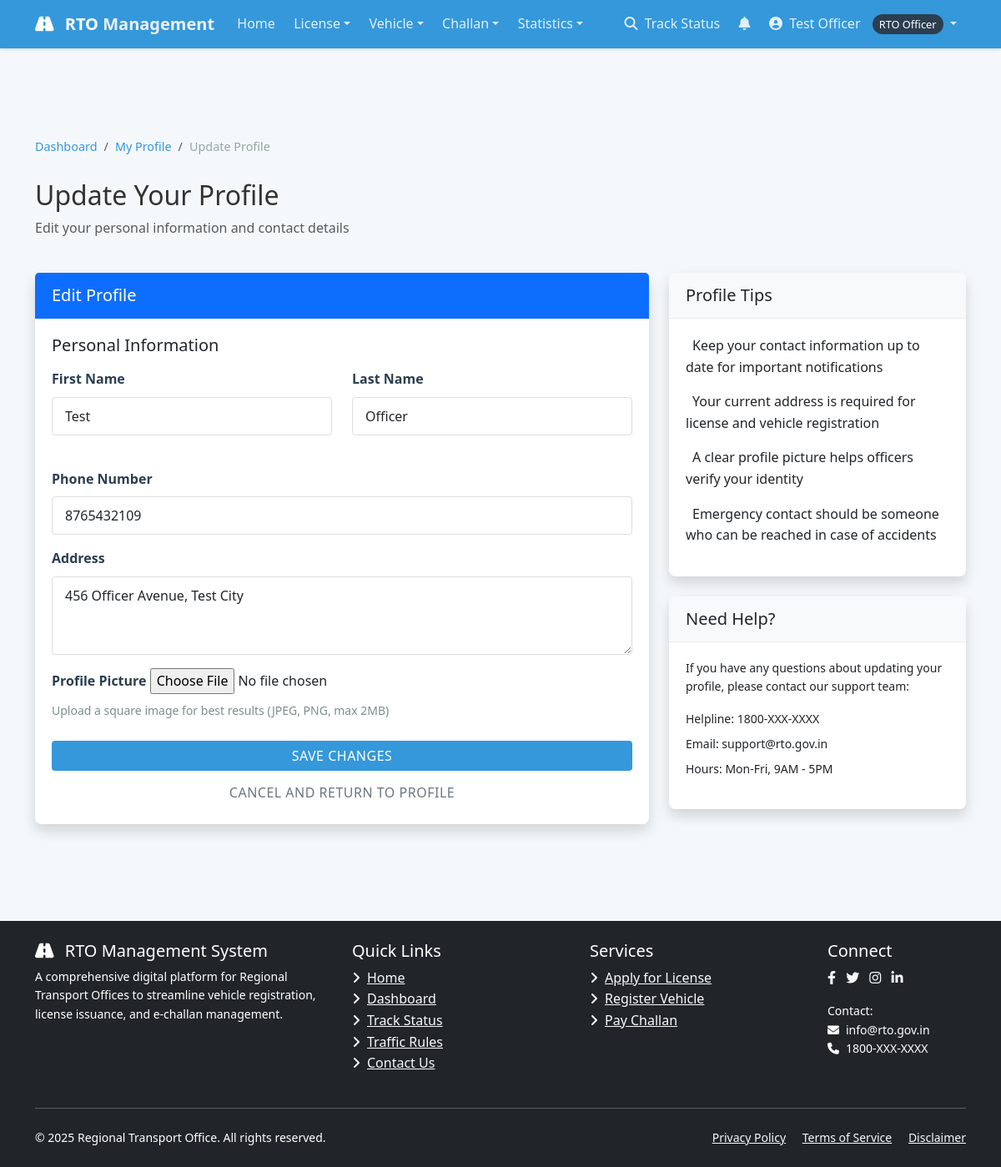
/accounts/profile/update/ (signed in), run on the app's committed database.
### accounts/models.py (models this page shows, shortened)
class User(AbstractUser):
    USER_TYPE_CHOICES = (
        ('CITIZEN', 'Citizen'),
        ('OFFICER', 'RTO Officer'),
        ('ADMIN', 'Administrator'),
    )
    username = None
    email = models.EmailField(_('email address'), unique=True)
    phone_number = models.CharField(max_length=15, blank=True, null=True)
    aadhaar_number = models.CharField(max_length=16, blank=True, null=True)
    address = models.TextField(blank=True, null=True)
    user_type = models.CharField(max_length=10, choices=USER_TYPE_CHOICES, default='CITIZEN')
    profile_picture = models.ImageField(upload_to='profile_pics/', blank=True, null=True)
    USERNAME_FIELD = 'email'
    REQUIRED_FIELDS = []
    objects = UserManager()
    def get_full_name(self):
        return f"{self.first_name} {self.last_name}" if self.first_name or self.last_name else self.email

### accounts/views.py (the view)
# urls.py: path('profile/update/', views.update_profile, name='update_profile'),
@login_required
def update_profile(request):
    if request.method == 'POST':
        user_form = UserProfileUpdateForm(request.POST, request.FILES, instance=request.user)
        if request.user.user_type == 'CITIZEN':
            profile_form = CitizenProfileUpdateForm(request.POST, instance=request.user.citizen_profile)
        else:
            profile_form = None
        if user_form.is_valid() and (profile_form is None or profile_form.is_valid()):
            user_form.save()
            if profile_form:
                profile_form.save()
            messages.success(request, "Your profile has been updated successfully!")
            return redirect('profile')
    else:
        user_form = UserProfileUpdateForm(instance=request.user)
        if request.user.user_type == 'CITIZEN':
            try:
                profile_form = CitizenProfileUpdateForm(instance=request.user.citizen_profile)
            except:
                profile_form = None
        else:
            profile_form = None
    context = {
        'user_form': user_form,
        'profile_form': profile_form
    }
    return render(request, 'accounts/update_profile.html', context)

### templates/accounts/update_profile.html (shortened to what this page needs)
{% extends 'base.html' %}
{% block content %}
<div class="container py-5">
    <div class="row mb-4">
        <div class="col">
            <nav aria-label="breadcrumb">
                <ol class="breadcrumb">
                    <li class="breadcrumb-item"><a href="{% url 'dashboard' %}">Dashboard</a></li>
                    <li class="breadcrumb-item"><a href="{% url 'profile' %}">My Profile</a></li>
                    <li class="breadcrumb-item active" aria-current="page">Update Profile</li>
                </ol>
            </nav>
            <h2>Update Your Profile</h2>
            <p class="text-muted">Edit your personal information and contact details</p>
        </div>
    </div>
    <div class="row">
        <div class="col-md-8">
            <div class="card shadow">
                <div class="card-header bg-primary text-white">
                    <h5 class="mb-0">Edit Profile</h5>
                </div>
                <div class="card-body">
                    <form method="post" enctype="multipart/form-data">
                        <h5 class="mb-3">Personal Information</h5>
                        <div class="row mb-4">
                            <div class="col-md-6 mb-3">
                                <label for="{{ user_form.first_name.id_for_label }}" class="form-label">First Name</label>
                                {{ user_form.first_name }}
                            </div>
                            <div class="col-md-6 mb-3">
                                <label for="{{ user_form.last_name.id_for_label }}" class="form-label">Last Name</label>
                                {{ user_form.last_name }}
                            </div>
                        </div>
                        <div class="mb-3">
                            <label for="{{ user_form.phone_number.id_for_label }}" class="form-label">Phone Number</label>
                            {{ user_form.phone_number }}
                        </div>
                        <div class="mb-3">
                            <label for="{{ user_form.address.id_for_label }}" class="form-label">Address</label>
                            {{ user_form.address }}
                        </div>
                        <div class="mb-4">
                            <label for="{{ user_form.profile_picture.id_for_label }}" class="form-label">Profile Picture</label>
                            {{ user_form.profile_picture }}
                            <div class="form-text">Upload a square image for best results (JPEG, PNG, max 2MB)</div>
                        </div>
                        <div class="d-grid gap-2 mt-4">
                            <button type="submit" class="btn btn-primary">
                                 Save Changes
                            </button>
                            <a href="{% url 'profile' %}" class="btn btn-outline-secondary">
                                Cancel and Return to Profile
                            </a>
                        </div>
                    </form>
                </div>
            </div>
        </div>
        <div class="col-md-4">
            <div class="card shadow mb-4">
                <div class="card-header bg-light">
                    <h5 class="mb-0">Profile Tips</h5>
                </div>
                <div class="card-body">
                    <ul class="list-unstyled">
                        <li class="mb-3">
                            <span>Keep your contact information up to date for important notifications</span>
                        </li>
                        <li class="mb-3">
                            <span>Your current address is required for license and vehicle registration</span>
                        </li>
                        <li class="mb-3">
                            <span>A clear profile picture helps officers verify your identity</span>
                        </li>
                        <li>
                            <span>Emergency contact should be someone who can be reached in case of accidents</span>
                        </li>
                    </ul>
                </div>
            </div>
            <div class="card shadow">
                <div class="card-header bg-light">
                    <h5 class="mb-0">Need Help?</h5>
                </div>
                <div class="card-body">
                    <p class="small">If you have any questions about updating your profile, please contact our support team:</p>
                    <p class="small mb-2"> Helpline: 1800-XXX-XXXX</p>
                    <p class="small mb-2"> Email: support@rto.gov.in</p>
                    <p class="small"> Hours: Mon-Fri, 9AM - 5PM</p>
                </div>
            </div>
        </div>
    </div>
</div>
{% endblock %}

### templates/base.html (shortened to what this page needs)
<!DOCTYPE html>
<html lang="en">
<head>
    <link href="https://cdn.jsdelivr.net/npm/bootstrap@5.3.0/dist/css/bootstrap.min.css" rel="stylesheet">
    <link href="https://cdnjs.cloudflare.com/ajax/libs/font-awesome/6.4.0/css/all.min.css" rel="stylesheet">
    <link rel="stylesheet" href="/static/css/style.css">
</head>
<body>
    <nav class="navbar navbar-expand-lg navbar-dark fixed-top">
        <div class="container">
            <a class="navbar-brand" href="/">
                <i class="fas fa-road me-2"></i> RTO <span>Management</span>
            </a>
            <div class="collapse navbar-collapse" id="navbarContent">
                <ul class="navbar-nav me-auto mb-2 mb-lg-0">
                    <li class="nav-item">
                        <a class="nav-link {% if request.path == '/' %}active{% endif %}" href="/">Home</a>
                    </li>
                    {% if user.is_authenticated %}
                        {% if user.user_type == 'CITIZEN' %}
                            <li class="nav-item dropdown">
                                <a class="nav-link dropdown-toggle" href="#" id="licenseDropdown" role="button" data-bs-toggle="dropdown" aria-expanded="false">License</a>
                                <ul class="dropdown-menu" aria-labelledby="licenseDropdown">
                                    <li><a class="dropdown-item" href="{% url 'apply_for_license' %}">Apply for License</a></li>
                                    <li><a class="dropdown-item" href="{% url 'my_license_applications' %}">My Applications</a></li>
                                    <li><a class="dropdown-item" href="{% url 'my_licenses' %}">My Licenses</a></li>
                                </ul>
                            </li>
                            <li class="nav-item dropdown">
                                <a class="nav-link dropdown-toggle" href="#" id="vehicleDropdown" role="button" data-bs-toggle="dropdown" aria-expanded="false">Vehicle</a>
                                <ul class="dropdown-menu" aria-labelledby="vehicleDropdown">
                                    <li><a class="dropdown-item" href="{% url 'apply_for_registration' %}">Register Vehicle</a></li>
                                    <li><a class="dropdown-item" href="{% url 'my_registration_applications' %}">My Registrations</a></li>
                                    <li><a class="dropdown-item" href="{% url 'my_vehicles' %}">My Vehicles</a></li>
                                    <li><a class="dropdown-item" href="{% url 'vehicle_transfers' %}">My Transfers</a></li>
                                </ul>
                            </li>
                            <li class="nav-item dropdown">
                                <a class="nav-link dropdown-toggle" href="#" id="challanDropdown" role="button" data-bs-toggle="dropdown" aria-expanded="false">Challan</a>
                                <ul class="dropdown-menu" aria-labelledby="challanDropdown">
                                    <li><a class="dropdown-item" href="{% url 'search_challan' %}">Search Challan</a></li>
                                    <li><a class="dropdown-item" href="{% url 'my_challans' %}">My Challans</a></li>
                                </ul>
                            </li>
                        {% elif user.user_type == 'OFFICER' %}
                            <li class="nav-item dropdown">
                                <a class="nav-link dropdown-toggle" href="#" id="officerLicenseDropdown" role="button" data-bs-toggle="dropdown" aria-expanded="false">License</a>
                            </li>
                            <li class="nav-item dropdown">
                                <a class="nav-link dropdown-toggle" href="#" id="officerVehicleDropdown" role="button" data-bs-toggle="dropdown" aria-expanded="false">Vehicle</a>
                            </li>
                            <li class="nav-item dropdown">
                                <a class="nav-link dropdown-toggle" href="#" id="officerChallanDropdown" role="button" data-bs-toggle="dropdown" aria-expanded="false">Challan</a>
                            </li>
                            <li class="nav-item dropdown">
                                <a class="nav-link dropdown-toggle" href="#" id="statsDropdown" role="button" data-bs-toggle="dropdown" aria-expanded="false">Statistics</a>
                            </li>
                        {% endif %}
                    {% endif %}
                </ul>
                <ul class="navbar-nav">
                    <li class="nav-item">
                        <a class="nav-link" href="#" id="navStatusLink" data-bs-toggle="modal" data-bs-target="#trackStatusModal">
                            <i class="fas fa-search me-1"></i> Track Status
                        </a>
                    </li>
                    {% if user.is_authenticated %}
                        <li class="nav-item">
                            <a class="nav-link position-relative" href="#" id="notificationToggle" data-bs-toggle="dropdown" aria-expanded="false">
                                <i class="fas fa-bell"></i>
                            </a>
                        </li>
                        <li class="nav-item dropdown">
                            <a class="nav-link dropdown-toggle" href="#" id="userDropdown" role="button" data-bs-toggle="dropdown" aria-expanded="false">
                                <i class="fas fa-user-circle me-1"></i>
                                {{ user.get_full_name|default:user.email }}
                                <span class="user-badge">{{ user.get_user_type_display }}</span>
                            </a>
                        </li>
                    {% endif %}
                </ul>
            </div>
        </div>
    </nav>
    <main role="main" class="container-fluid py-5">
        {% block content %}{% endblock %}
    </main>
    <footer class="py-4 bg-dark text-white">
        <div class="container">
            <div class="row">
                <div class="col-md-4 mb-4 mb-md-0">
                    <h5><i class="fas fa-road me-2"></i> RTO Management System</h5>
                    <p class="small">A comprehensive digital platform for Regional Transport Offices to streamline vehicle registration, license issuance, and e-challan management.</p>
                </div>
                <div class="col-md-3 mb-4 mb-md-0">
                    <h5>Quick Links</h5>
                    <ul class="list-unstyled">
                        <li><a href="/" class="text-light"><i class="fas fa-angle-right me-2"></i>Home</a></li>
                        <li><a href="{% url 'dashboard' %}" class="text-light"><i class="fas fa-angle-right me-2"></i>Dashboard</a></li>
                        <li><a href="#" class="text-light" data-bs-toggle="modal" data-bs-target="#trackStatusModal"><i class="fas fa-angle-right me-2"></i>Track Status</a></li>
                        <li><a href="#" class="text-light"><i class="fas fa-angle-right me-2"></i>Traffic Rules</a></li>
                        <li><a href="#" class="text-light"><i class="fas fa-angle-right me-2"></i>Contact Us</a></li>
                    </ul>
                </div>
                <div class="col-md-3 mb-4 mb-md-0">
                    <h5>Services</h5>
                    <ul class="list-unstyled">
                        <li><a href="{% url 'apply_for_license' %}" class="text-light"><i class="fas fa-angle-right me-2"></i>Apply for License</a></li>
                        <li><a href="{% url 'apply_for_registration' %}" class="text-light"><i class="fas fa-angle-right me-2"></i>Register Vehicle</a></li>
                        <li><a href="{% url 'search_challan' %}" class="text-light"><i class="fas fa-angle-right me-2"></i>Pay Challan</a></li>
                    </ul>
                </div>
                <div class="col-md-2">
                    <h5>Connect</h5>
                    <div class="social-icons">
                        <a href="#" class="text-light me-2"><i class="fab fa-facebook-f"></i></a>
                        <a href="#" class="text-light me-2"><i class="fab fa-twitter"></i></a>
                        <a href="#" class="text-light me-2"><i class="fab fa-instagram"></i></a>
                        <a href="#" class="text-light me-2"><i class="fab fa-linkedin-in"></i></a>
                    </div>
                    <div class="mt-3">
                        <p class="small mb-0">Contact:</p>
                        <p class="small mb-0"><i class="fas fa-envelope me-2"></i>info@rto.gov.in</p>
                        <p class="small mb-0"><i class="fas fa-phone me-2"></i>1800-XXX-XXXX</p>
                    </div>
                </div>
            </div>
            <hr class="bg-secondary my-4">
            <div class="row">
                <div class="col-md-6">
                    <p class="small mb-0">&copy; {% now "Y" %} Regional Transport Office. All rights reserved.</p>
                </div>
                <div class="col-md-6 text-md-end">
                    <p class="small mb-0">
                        <a href="#" class="text-light me-3">Privacy Policy</a>
                        <a href="#" class="text-light me-3">Terms of Service</a>
                        <a href="#" class="text-light">Disclaimer</a>
                    </p>
                </div>
            </div>
        </div>
    </footer>
</body>
</html>

### data on the page
User: get_full_name "Test Officer", user_type "RTO Officer", first_name "Test", last_name "Officer", phone_number "8765432109", address "456 Officer Avenue, Test City"
